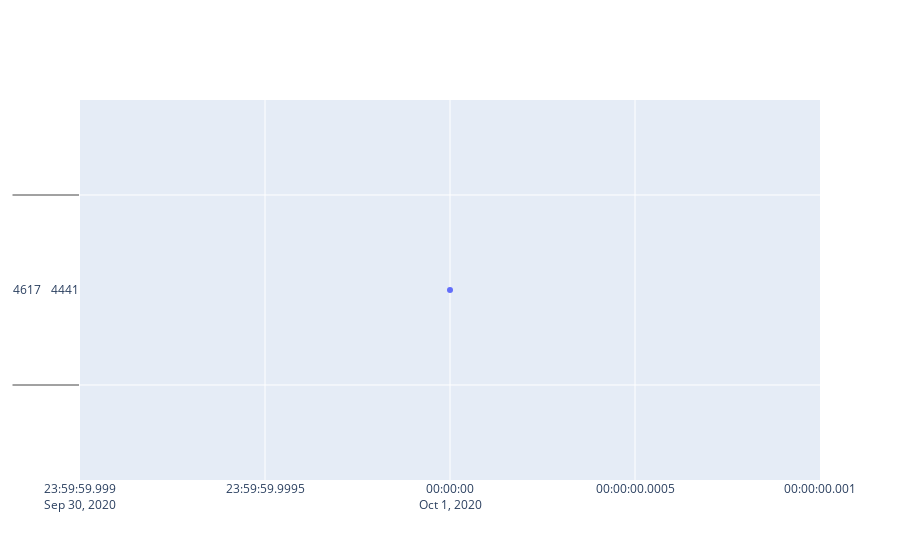

Here is the notebook cell this chart was saved with:
### Code cell
#plotting three last months
configure_plotly_browser_state()
dc = go.Scatter(x=forth_quarter.index, y=forth_quarter, name= 'Demand last three months of 2020')
py.iplot([dc])

### Figure 1 — Plotly figure (JSON) as saved in the notebook; plotly's stock layout.template omitted (floating-point values rounded to 4 significant figures; data arrays with more than 128 entries replaced by an {"elided": "..."} marker saying what was removed)
{"data": [{"y": {"elided": "2208x1 int values"}, "x": {"elided": "2208 str values"}, "type": "scatter", "name": "Demand last three months of 2020"}], "layout": {}}
